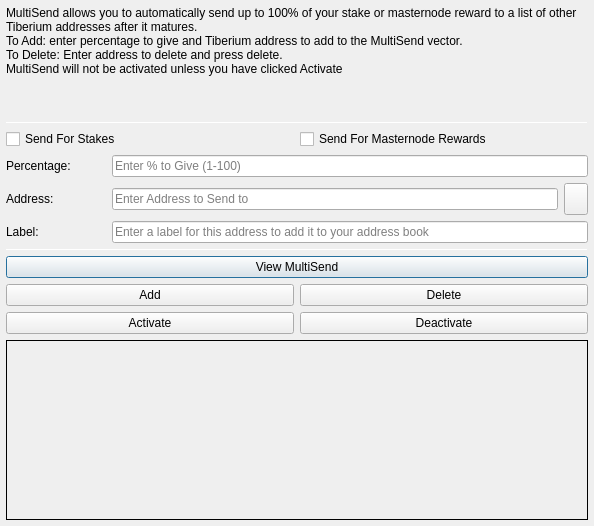
<?xml version="1.0" encoding="UTF-8"?>
<ui version="4.0">
 <class>MultiSendDialog</class>
 <widget class="QDialog" name="MultiSendDialog">
  <property name="windowModality">
   <enum>Qt::NonModal</enum>
  </property>
  <property name="geometry">
   <rect>
    <x>0</x>
    <y>0</y>
    <width>594</width>
    <height>526</height>
   </rect>
  </property>
  <property name="windowTitle">
   <string>MultiSend</string>
  </property>
  <layout class="QVBoxLayout" name="verticalLayout" stretch="0">
   <property name="leftMargin">
    <number>6</number>
   </property>
   <property name="topMargin">
    <number>6</number>
   </property>
   <property name="rightMargin">
    <number>6</number>
   </property>
   <property name="bottomMargin">
    <number>6</number>
   </property>
   <item>
    <layout class="QVBoxLayout" name="verticalLayout_Main" stretch="1,1,1,0,1,1,1">
     <item>
      <widget class="QLabel" name="label_2">
       <property name="lineWidth">
        <number>1</number>
       </property>
       <property name="text">
        <string>MultiSend allows you to automatically send up to 100% of your stake or masternode reward to a list of other Tiberium addresses after it matures.
To Add: enter percentage to give and Tiberium address to add to the MultiSend vector.
To Delete: Enter address to delete and press delete.
MultiSend will not be activated unless you have clicked Activate</string>
       </property>
       <property name="alignment">
        <set>Qt::AlignLeading|Qt::AlignLeft|Qt::AlignTop</set>
       </property>
       <property name="wordWrap">
        <bool>true</bool>
       </property>
      </widget>
     </item>
     <item>
      <widget class="Line" name="line">
       <property name="minimumSize">
        <size>
         <width>0</width>
         <height>1</height>
        </size>
       </property>
       <property name="maximumSize">
        <size>
         <width>16777215</width>
         <height>1</height>
        </size>
       </property>
       <property name="orientation">
        <enum>Qt::Horizontal</enum>
       </property>
      </widget>
     </item>
     <item>
      <layout class="QVBoxLayout" name="verticalLayout_Settings">
       <item>
        <layout class="QHBoxLayout" name="horizontalLayout">
         <item>
          <widget class="QCheckBox" name="multiSendStakeCheckBox">
           <property name="text">
            <string>Send For Stakes</string>
           </property>
          </widget>
         </item>
         <item>
          <widget class="QCheckBox" name="multiSendMasternodeCheckBox">
           <property name="text">
            <string>Send For Masternode Rewards</string>
           </property>
          </widget>
         </item>
        </layout>
       </item>
       <item>
        <layout class="QHBoxLayout" name="horizontalLayout_6">
         <item>
          <widget class="QLabel" name="label">
           <property name="minimumSize">
            <size>
             <width>100</width>
             <height>0</height>
            </size>
           </property>
           <property name="toolTip">
            <string>Percentage of stake to send</string>
           </property>
           <property name="text">
            <string>Percentage:</string>
           </property>
          </widget>
         </item>
         <item>
          <widget class="QLineEdit" name="multiSendPercentEdit">
           <property name="toolTip">
            <string>Enter whole numbers 1 - 100</string>
           </property>
           <property name="placeholderText">
            <string>Enter % to Give (1-100)</string>
           </property>
          </widget>
         </item>
        </layout>
       </item>
       <item>
        <layout class="QHBoxLayout" name="horizontalLayout_7">
         <item>
          <widget class="QLabel" name="label_5">
           <property name="minimumSize">
            <size>
             <width>100</width>
             <height>0</height>
            </size>
           </property>
           <property name="toolTip">
            <string>Address to send portion of stake to</string>
           </property>
           <property name="text">
            <string>Address:</string>
           </property>
          </widget>
         </item>
         <item>
          <widget class="QLineEdit" name="multiSendAddressEdit">
           <property name="toolTip">
            <string/>
           </property>
           <property name="placeholderText">
            <string>Enter Address to Send to</string>
           </property>
          </widget>
         </item>
         <item>
          <widget class="QToolButton" name="addressBookButton">
           <property name="maximumSize">
            <size>
             <width>16777215</width>
             <height>32</height>
            </size>
           </property>
           <property name="toolTip">
            <string>Choose an address from the address book</string>
           </property>
           <property name="text">
            <string/>
           </property>
           <property name="icon">
            <iconset resource="../Tiberium.qrc">
             <normaloff>:/icons/address-book</normaloff>:/icons/address-book</iconset>
           </property>
           <property name="shortcut">
            <string>Alt+A</string>
           </property>
          </widget>
         </item>
        </layout>
       </item>
      </layout>
     </item>
     <item>
      <layout class="QHBoxLayout" name="horizontalLayout_3">
       <item>
        <widget class="QLabel" name="label_3">
         <property name="minimumSize">
          <size>
           <width>100</width>
           <height>0</height>
          </size>
         </property>
         <property name="text">
          <string>Label:</string>
         </property>
        </widget>
       </item>
       <item>
        <widget class="QLineEdit" name="labelAddressLabelEdit">
         <property name="placeholderText">
          <string>Enter a label for this address to add it to your address book</string>
         </property>
        </widget>
       </item>
      </layout>
     </item>
     <item>
      <widget class="Line" name="line_2">
       <property name="minimumSize">
        <size>
         <width>0</width>
         <height>1</height>
        </size>
       </property>
       <property name="maximumSize">
        <size>
         <width>16777215</width>
         <height>1</height>
        </size>
       </property>
       <property name="orientation">
        <enum>Qt::Horizontal</enum>
       </property>
      </widget>
     </item>
     <item>
      <layout class="QVBoxLayout" name="verticalLayout_Buttons">
       <item>
        <layout class="QHBoxLayout" name="horizontalLayout_4">
         <item>
          <widget class="QPushButton" name="viewButton">
           <property name="toolTip">
            <string/>
           </property>
           <property name="statusTip">
            <string>View MultiSend Vector</string>
           </property>
           <property name="text">
            <string>View MultiSend</string>
           </property>
          </widget>
         </item>
        </layout>
       </item>
       <item>
        <layout class="QHBoxLayout" name="horizontalLayout_2">
         <item>
          <widget class="QPushButton" name="addButton">
           <property name="toolTip">
            <string/>
           </property>
           <property name="statusTip">
            <string>Add to MultiSend Vector</string>
           </property>
           <property name="text">
            <string>Add</string>
           </property>
          </widget>
         </item>
         <item>
          <widget class="QPushButton" name="deleteButton">
           <property name="toolTip">
            <string/>
           </property>
           <property name="statusTip">
            <string>Delete Address From MultiSend Vector</string>
           </property>
           <property name="text">
            <string>Delete</string>
           </property>
          </widget>
         </item>
        </layout>
       </item>
       <item>
        <layout class="QHBoxLayout" name="horizontalLayout_5">
         <item>
          <widget class="QPushButton" name="activateButton">
           <property name="statusTip">
            <string>Activate MultiSend</string>
           </property>
           <property name="text">
            <string>Activate</string>
           </property>
          </widget>
         </item>
         <item>
          <widget class="QPushButton" name="disableButton">
           <property name="statusTip">
            <string>Deactivate MultiSend</string>
           </property>
           <property name="text">
            <string>Deactivate</string>
           </property>
          </widget>
         </item>
        </layout>
       </item>
      </layout>
     </item>
     <item>
      <widget class="QLabel" name="message">
       <property name="minimumSize">
        <size>
         <width>0</width>
         <height>180</height>
        </size>
       </property>
       <property name="frameShape">
        <enum>QFrame::Panel</enum>
       </property>
       <property name="frameShadow">
        <enum>QFrame::Plain</enum>
       </property>
       <property name="lineWidth">
        <number>1</number>
       </property>
       <property name="midLineWidth">
        <number>1</number>
       </property>
       <property name="text">
        <string/>
       </property>
       <property name="alignment">
        <set>Qt::AlignLeading|Qt::AlignLeft|Qt::AlignTop</set>
       </property>
       <property name="wordWrap">
        <bool>true</bool>
       </property>
      </widget>
     </item>
    </layout>
   </item>
  </layout>
 </widget>
 <resources>
  <include location="../Tiberium.qrc"/>
 </resources>
 <connections/>
</ui>
